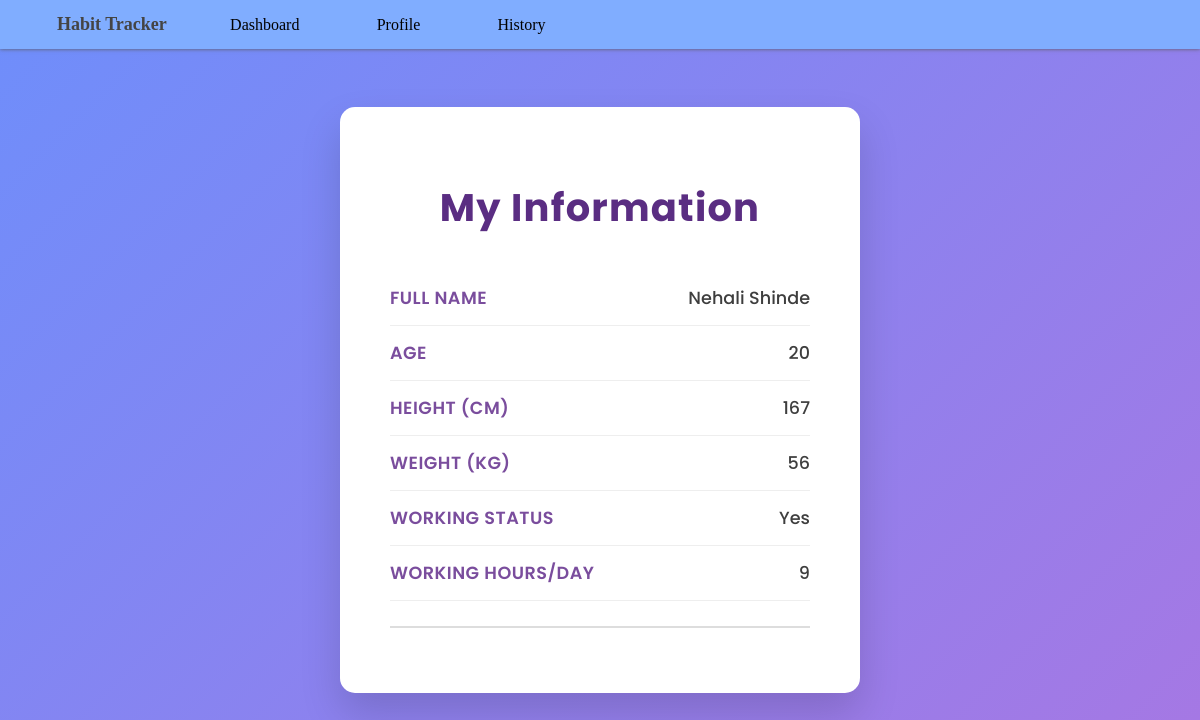
/habit/show/, run on the app's committed database.
### accounts/models.py (models this page shows, shortened)
class UserInfo(models.Model):
    fullname=models.CharField(max_length=100)
    age=models.IntegerField()
    height=models.IntegerField()
    weight=models.IntegerField()
    working_choices=[
        ('Yes', 'Yes'),
        ('No', 'No')
    ]
    working=models.CharField(max_length=3, choices=working_choices)
    working_hours=models.IntegerField()

### accounts/views.py (the view)
# urls.py: path('show/', user_info_show, name='show')
def user_info_show(request):
    show_info=UserInfo.objects.all()
    return render(request, 'user_info.html', {'show_info':show_info} )

### templates/user_info.html (shortened to what this page needs)
<!DOCTYPE html>
<html lang="en">
<head>
</head>
<body>
  {% include 'header.html' %}
    <div class="profile-container">
        <h2>My Information</h2>
        {% if show_info %}
            {% for info in show_info %}
                <div class="info-row">
                    <div class="info-label">Full Name</div>
                    <div class="info-value">{{ info.fullname }}</div>
                </div>
                <div class="info-row">
                    <div class="info-label">Age</div>
                    <div class="info-value">{{ info.age }}</div>
                </div>
                <div class="info-row">
                    <div class="info-label">Height (cm)</div>
                    <div class="info-value">{{ info.height }}</div>
                </div>
                <div class="info-row">
                    <div class="info-label">Weight (kg)</div>
                    <div class="info-value">{{ info.weight }}</div>
                </div>
                <div class="info-row">
                    <div class="info-label">Working Status</div>
                    <div class="info-value">{{ info.working }}</div>
                </div>
                <div class="info-row">
                    <div class="info-label">Working Hours/Day</div>
                    <div class="info-value">{{ info.working_hours }}</div>
                </div>
                <hr style="margin: 25px 0; border: 0.5px solid #ddd;">
            {% endfor %}
        {% else %}
            <p>No information available.</p>
        {% endif %}
    </div>
</body>
</html>

### templates/user_info.html (style rules this page uses)
body { font-family: 'Poppins', sans-serif; background: linear-gradient(135deg, #6e8efb, #a777e3); margin: 0; padding: 40px; display: flex; justify-content: center; align-items: center; min-height: 100vh; color: #444; }
.profile-container { background: #fff; max-width: 420px; width: 100%; border-radius: 15px; box-shadow: 0 20px 40px rgba(0,0,0,0.15); padding: 40px 50px; position: relative; overflow: hidden; transition: transform 0.3s ease; }
h2 { text-align: center; font-weight: 700; color: #5a2d82; font-size: 2.4rem; margin-bottom: 35px; letter-spacing: 1.2px; }
.info-row { display: flex; justify-content: space-between; padding: 14px 0; border-bottom: 1.5px solid #eee; font-size: 1.1rem; }
.info-label { font-weight: 600; color: #7a4d9d; letter-spacing: 0.5px; text-transform: uppercase; width: 50%; }
.info-value { color: #3e3e3e; width: 50%; text-align: right; font-weight: 500; }

### templates/header.html (style rules this page uses)
body { background-color: antiquewhite; padding: 0; margin: 0; overflow-x: hidden; }

### data on the page
UserInfo: fullname "Nehali Shinde", age "20", height "167", weight "56", working "Yes", working_hours "9"
